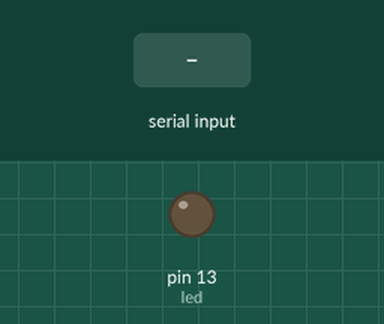
A sketch run on a simulated Arduino Uno, built with avr-gcc and run on an emulated ATmega328P. Parts: output pins drawn as LEDs (lit = HIGH). Inputs (shaded band) come from the test bench.

Above: at 1.2 s.
1.3 s: "1" received over Serial
At 2.6 s:
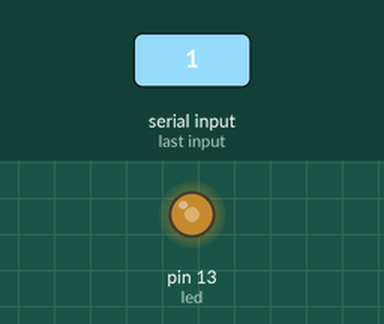
2.9 s: "0" received over Serial
At 3.3 s:
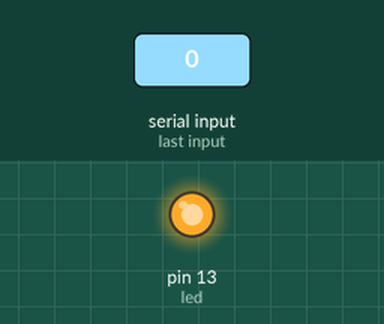
Timing chart, 0 to 5.9 s (numbered marks = the images above; inputs shaded):
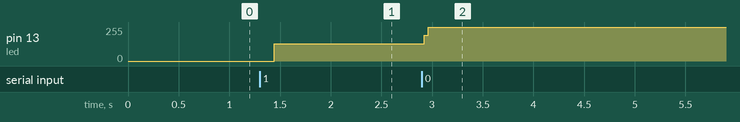

The sketch:

arduino_esp2.ino
```cpp
int led = 13;
char str[4];
bool flag = false;

void setup() {
  // put your setup code here, to run once:
  pinMode(led, OUTPUT);
  digitalWrite(led, LOW);
  Serial.begin(9600);
  for (int i = 0; i<4; i++)
  {
     str[i] = 0;
  }
}

void loop() {
  int i=0;
  if (Serial.available())
  {
    delay(100);
    while(Serial.available() && i<4)
    {
      str[i] = Serial.read();
      i++;
    }
  }
  if (str[0] == '1')
  {
    flag = !flag;
    digitalWrite(led,flag);
  }

}
```

Measured:
- after the input at 1.3 s, pin 13 (led): 0/255 → 128/255 after 0.14 s
- after the input at 2.9 s, pin 13 (led): 128/255 → 255/255 at once
